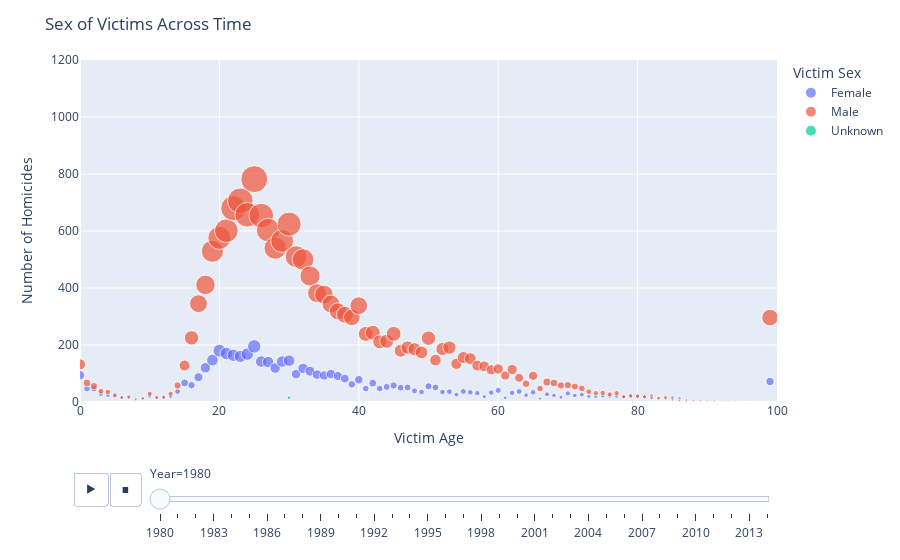

The notebook cell this image was saved under:
### Code cell
# Victim (Sex, Age, Race_Ethnicity) vs Crime Solved
df_victime_gender = df.groupby(['Victim Age', 'Victim Sex', 'Year']).count().reset_index()
fig=px.scatter(df_victime_gender, x="Victim Age", y="Record ID", animation_frame="Year", animation_group="Victim Age",
           size="Record ID", color="Victim Sex", hover_name="Record ID",
           log_x=False, size_max=20, range_x=[0,100], range_y=[0,1200])
fig.update_yaxes(title_text='Number of Homicides')
fig.update_layout(
    title="Sex of Victims Across Time")
fig.show()

### Figure 1 — Plotly figure (JSON) as saved in the notebook; plotly's stock layout.template omitted (floating-point values rounded to 4 significant figures)
{"data": [{"hovertemplate": "<b>%{hovertext}</b><br><br>Victim Sex=Female<br>Year=1980<br>Victim Age=%{x}<br>Record ID=%{marker.size}<extra></extra>", "hovertext": [94, 47, 47, 28, 24, 26, 15, 14, 11, 14, 21, 15, 19, 20, 37, 67, 59, 87, 120, 147, 180, 170, 164, 160, 168, 195, 142, 140, 119, 142, 145, 98, 118, 108, 96, 93, 98, 91, 82, 62, 78, 47, 66, 47, 53, 58, 50, 51, 39, 35, 55, 51, 35, 36, 26, 37, 34, 31, 19, 33, 41, 15, 32, 37, 24, 34, 12, 27, 23, 17, 30, 23, 26, 20, 19, 22, 21, 21, 20, 18, 18, 18, 21, 11, 11, 15, 13, 6, 2, 2, 7, 6, 3, 4, 3, 1, 72], "ids": [0, 1, 2, 3, 4, 5, 6, 7, 8, 9, 10, 11, 12, 13, 14, 15, 16, 17, 18, 19, 20, 21, 22, 23, 24, 25, 26, 27, 28, 29, 30, 31, 32, 33, 34, 35, 36, 37, 38, 39, 40, 41, 42, 43, 44, 45, 46, 47, 48, 49, 50, 51, 52, 53, 54, 55, 56, 57, 58, 59, 60, 61, 62, 63, 64, 65, 66, 67, 68, 69, 70, 71, 72, 73, 74, 75, 76, 77, 78, 79, 80, 81, 82, 83, 84, 85, 86, 87, 88, 89, 90, 91, 92, 93, 94, 97, 99], "legendgroup": "Female", "marker": {"color": "#636efa", "size": [94, 47, 47, 28, 24, 26, 15, 14, 11, 14, 21, 15, 19, 20, 37, 67, 59, 87, 120, 147, 180, 170, 164, 160, 168, 195, 142, 140, 119, 142, 145, 98, 118, 108, 96, 93, 98, 91, 82, 62, 78, 47, 66, 47, 53, 58, 50, 51, 39, 35, 55, 51, 35, 36, 26, 37, 34, 31, 19, 33, 41, 15, 32, 37, 24, 34, 12, 27, 23, 17, 30, 23, 26, 20, 19, 22, 21, 21, 20, 18, 18, 18, 21, 11, 11, 15, 13, 6, 2, 2, 7, 6, 3, 4, 3, 1, 72], "sizemode": "area", "sizeref": 2.147, "symbol": "circle"}, "mode": "markers", "name": "Female", "orientation": "v", "showlegend": true, "type": "scatter", "x": [0, 1, 2, 3, 4, 5, 6, 7, 8, 9, 10, 11, 12, 13, 14, 15, 16, 17, 18, 19, 20, 21, 22, 23, 24, 25, 26, 27, 28, 29, 30, 31, 32, 33, 34, 35, 36, 37, 38, 39, 40, 41, 42, 43, 44, 45, 46, 47, 48, 49, 50, 51, 52, 53, 54, 55, 56, 57, 58, 59, 60, 61, 62, 63, 64, 65, 66, 67, 68, 69, 70, 71, 72, 73, 74, 75, 76, 77, 78, 79, 80, 81, 82, 83, 84, 85, 86, 87, 88, 89, 90, 91, 92, 93, 94, 97, 99], "xaxis": "x", "y": [94, 47, 47, 28, 24, 26, 15, 14, 11, 14, 21, 15, 19, 20, 37, 67, 59, 87, 120, 147, 180, 170, 164, 160, 168, 195, 142, 140, 119, 142, 145, 98, 118, 108, 96, 93, 98, 91, 82, 62, 78, 47, 66, 47, 53, 58, 50, 51, 39, 35, 55, 51, 35, 36, 26, 37, 34, 31, 19, 33, 41, 15, 32, 37, 24, 34, 12, 27, 23, 17, 30, 23, 26, 20, 19, 22, 21, 21, 20, 18, 18, 18, 21, 11, 11, 15, 13, 6, 2, 2, 7, 6, 3, 4, 3, 1, 72], "yaxis": "y"}, {"hovertemplate": "<b>%{hovertext}</b><br><br>Victim Sex=Male<br>Year=1980<br>Victim Age=%{x}<br>Record ID=%{marker.size}<extra></extra>", "hovertext": [132, 67, 56, 38, 35, 22, 16, 18, 8, 12, 29, 16, 16, 29, 58, 128, 225, 345, 411, 529, 576, 601, 680, 706, 657, 782, 654, 603, 540, 565, 624, 510, 500, 442, 382, 377, 344, 318, 306, 297, 338, 239, 243, 211, 213, 239, 180, 191, 185, 174, 224, 147, 186, 191, 134, 156, 152, 128, 125, 113, 116, 93, 114, 85, 64, 92, 47, 70, 67, 58, 59, 54, 48, 36, 31, 32, 27, 31, 18, 22, 21, 18, 14, 14, 16, 8, 6, 7, 5, 5, 4, 3, 1, 2, 3, 2, 1, 296], "ids": [0, 1, 2, 3, 4, 5, 6, 7, 8, 9, 10, 11, 12, 13, 14, 15, 16, 17, 18, 19, 20, 21, 22, 23, 24, 25, 26, 27, 28, 29, 30, 31, 32, 33, 34, 35, 36, 37, 38, 39, 40, 41, 42, 43, 44, 45, 46, 47, 48, 49, 50, 51, 52, 53, 54, 55, 56, 57, 58, 59, 60, 61, 62, 63, 64, 65, 66, 67, 68, 69, 70, 71, 72, 73, 74, 75, 76, 77, 78, 79, 80, 81, 82, 83, 84, 85, 86, 87, 88, 89, 90, 91, 92, 93, 94, 95, 98, 99], "legendgroup": "Male", "marker": {"color": "#EF553B", "size": [132, 67, 56, 38, 35, 22, 16, 18, 8, 12, 29, 16, 16, 29, 58, 128, 225, 345, 411, 529, 576, 601, 680, 706, 657, 782, 654, 603, 540, 565, 624, 510, 500, 442, 382, 377, 344, 318, 306, 297, 338, 239, 243, 211, 213, 239, 180, 191, 185, 174, 224, 147, 186, 191, 134, 156, 152, 128, 125, 113, 116, 93, 114, 85, 64, 92, 47, 70, 67, 58, 59, 54, 48, 36, 31, 32, 27, 31, 18, 22, 21, 18, 14, 14, 16, 8, 6, 7, 5, 5, 4, 3, 1, 2, 3, 2, 1, 296], "sizemode": "area", "sizeref": 2.147, "symbol": "circle"}, "mode": "markers", "name": "Male", "orientation": "v", "showlegend": true, "type": "scatter", "x": [0, 1, 2, 3, 4, 5, 6, 7, 8, 9, 10, 11, 12, 13, 14, 15, 16, 17, 18, 19, 20, 21, 22, 23, 24, 25, 26, 27, 28, 29, 30, 31, 32, 33, 34, 35, 36, 37, 38, 39, 40, 41, 42, 43, 44, 45, 46, 47, 48, 49, 50, 51, 52, 53, 54, 55, 56, 57, 58, 59, 60, 61, 62, 63, 64, 65, 66, 67, 68, 69, 70, 71, 72, 73, 74, 75, 76, 77, 78, 79, 80, 81, 82, 83, 84, 85, 86, 87, 88, 89, 90, 91, 92, 93, 94, 95, 98, 99], "xaxis": "x", "y": [132, 67, 56, 38, 35, 22, 16, 18, 8, 12, 29, 16, 16, 29, 58, 128, 225, 345, 411, 529, 576, 601, 680, 706, 657, 782, 654, 603, 540, 565, 624, 510, 500, 442, 382, 377, 344, 318, 306, 297, 338, 239, 243, 211, 213, 239, 180, 191, 185, 174, 224, 147, 186, 191, 134, 156, 152, 128, 125, 113, 116, 93, 114, 85, 64, 92, 47, 70, 67, 58, 59, 54, 48, 36, 31, 32, 27, 31, 18, 22, 21, 18, 14, 14, 16, 8, 6, 7, 5, 5, 4, 3, 1, 2, 3, 2, 1, 296], "yaxis": "y"}, {"hovertemplate": "<b>%{hovertext}</b><br><br>Victim Sex=Unknown<br>Year=1980<br>Victim Age=%{x}<br>Record ID=%{marker.size}<extra></extra>", "hovertext": [1, 1, 1, 15, 1], "ids": [0, 1, 18, 30, 48], "legendgroup": "Unknown", "marker": {"color": "#00cc96", "size": [1, 1, 1, 15, 1], "sizemode": "area", "sizeref": 2.147, "symbol": "circle"}, "mode": "markers", "name": "Unknown", "orientation": "v", "showlegend": true, "type": "scatter", "x": [0, 1, 18, 30, 48], "xaxis": "x", "y": [1, 1, 1, 15, 1], "yaxis": "y"}], "layout": {"legend": {"itemsizing": "constant", "title": {"text": "Victim Sex"}, "tracegroupgap": 0}, "margin": {"t": 60}, "sliders": [{"active": 0, "currentvalue": {"prefix": "Year="}, "len": 0.9, "pad": {"b": 10, "t": 60}, "steps": [{"args": [["1980"], {"frame": {"duration": 0, "redraw": false}, "fromcurrent": true, "mode": "immediate", "transition": {"duration": 0, "easing": "linear"}}], "label": "1980", "method": "animate"}, {"args": [["1981"], {"frame": {"duration": 0, "redraw": false}, "fromcurrent": true, "mode": "immediate", "transition": {"duration": 0, "easing": "linear"}}], "label": "1981", "method": "animate"}, {"args": [["1982"], {"frame": {"duration": 0, "redraw": false}, "fromcurrent": true, "mode": "immediate", "transition": {"duration": 0, "easing": "linear"}}], "label": "1982", "method": "animate"}, {"args": [["1983"], {"frame": {"duration": 0, "redraw": false}, "fromcurrent": true, "mode": "immediate", "transition": {"duration": 0, "easing": "linear"}}], "label": "1983", "method": "animate"}, {"args": [["1984"], {"frame": {"duration": 0, "redraw": false}, "fromcurrent": true, "mode": "immediate", "transition": {"duration": 0, "easing": "linear"}}], "label": "1984", "method": "animate"}, {"args": [["1985"], {"frame": {"duration": 0, "redraw": false}, "fromcurrent": true, "mode": "immediate", "transition": {"duration": 0, "easing": "linear"}}], "label": "1985", "method": "animate"}, {"args": [["1986"], {"frame": {"duration": 0, "redraw": false}, "fromcurrent": true, "mode": "immediate", "transition": {"duration": 0, "easing": "linear"}}], "label": "1986", "method": "animate"}, {"args": [["1987"], {"frame": {"duration": 0, "redraw": false}, "fromcurrent": true, "mode": "immediate", "transition": {"duration": 0, "easing": "linear"}}], "label": "1987", "method": "animate"}, {"args": [["1988"], {"frame": {"duration": 0, "redraw": false}, "fromcurrent": true, "mode": "immediate", "transition": {"duration": 0, "easing": "linear"}}], "label": "1988", "method": "animate"}, {"args": [["1989"], {"frame": {"duration": 0, "redraw": false}, "fromcurrent": true, "mode": "immediate", "transition": {"duration": 0, "easing": "linear"}}], "label": "1989", "method": "animate"}, {"args": [["1990"], {"frame": {"duration": 0, "redraw": false}, "fromcurrent": true, "mode": "immediate", "transition": {"duration": 0, "easing": "linear"}}], "label": "1990", "method": "animate"}, {"args": [["1991"], {"frame": {"duration": 0, "redraw": false}, "fromcurrent": true, "mode": "immediate", "transition": {"duration": 0, "easing": "linear"}}], "label": "1991", "method": "animate"}, {"args": [["1992"], {"frame": {"duration": 0, "redraw": false}, "fromcurrent": true, "mode": "immediate", "transition": {"duration": 0, "easing": "linear"}}], "label": "1992", "method": "animate"}, {"args": [["1993"], {"frame": {"duration": 0, "redraw": false}, "fromcurrent": true, "mode": "immediate", "transition": {"duration": 0, "easing": "linear"}}], "label": "1993", "method": "animate"}, {"args": [["1994"], {"frame": {"duration": 0, "redraw": false}, "fromcurrent": true, "mode": "immediate", "transition": {"duration": 0, "easing": "linear"}}], "label": "1994", "method": "animate"}, {"args": [["1995"], {"frame": {"duration": 0, "redraw": false}, "fromcurrent": true, "mode": "immediate", "transition": {"duration": 0, "easing": "linear"}}], "label": "1995", "method": "animate"}, {"args": [["1996"], {"frame": {"duration": 0, "redraw": false}, "fromcurrent": true, "mode": "immediate", "transition": {"duration": 0, "easing": "linear"}}], "label": "1996", "method": "animate"}, {"args": [["1997"], {"frame": {"duration": 0, "redraw": false}, "fromcurrent": true, "mode": "immediate", "transition": {"duration": 0, "easing": "linear"}}], "label": "1997", "method": "animate"}, {"args": [["1998"], {"frame": {"duration": 0, "redraw": false}, "fromcurrent": true, "mode": "immediate", "transition": {"duration": 0, "easing": "linear"}}], "label": "1998", "method": "animate"}, {"args": [["1999"], {"frame": {"duration": 0, "redraw": false}, "fromcurrent": true, "mode": "immediate", "transition": {"duration": 0, "easing": "linear"}}], "label": "1999", "method": "animate"}, {"args": [["2000"], {"frame": {"duration": 0, "redraw": false}, "fromcurrent": true, "mode": "immediate", "transition": {"duration": 0, "easing": "linear"}}], "label": "2000", "method": "animate"}, {"args": [["2001"], {"frame": {"duration": 0, "redraw": false}, "fromcurrent": true, "mode": "immediate", "transition": {"duration": 0, "easing": "linear"}}], "label": "2001", "method": "animate"}, {"args": [["2002"], {"frame": {"duration": 0, "redraw": false}, "fromcurrent": true, "mode": "immediate", "transition": {"duration": 0, "easing": "linear"}}], "label": "2002", "method": "animate"}, {"args": [["2003"], {"frame": {"duration": 0, "redraw": false}, "fromcurrent": true, "mode": "immediate", "transition": {"duration": 0, "easing": "linear"}}], "label": "2003", "method": "animate"}, {"args": [["2004"], {"frame": {"duration": 0, "redraw": false}, "fromcurrent": true, "mode": "immediate", "transition": {"duration": 0, "easing": "linear"}}], "label": "2004", "method": "animate"}, {"args": [["2005"], {"frame": {"duration": 0, "redraw": false}, "fromcurrent": true, "mode": "immediate", "transition": {"duration": 0, "easing": "linear"}}], "label": "2005", "method": "animate"}, {"args": [["2006"], {"frame": {"duration": 0, "redraw": false}, "fromcurrent": true, "mode": "immediate", "transition": {"duration": 0, "easing": "linear"}}], "label": "2006", "method": "animate"}, {"args": [["2007"], {"frame": {"duration": 0, "redraw": false}, "fromcurrent": true, "mode": "immediate", "transition": {"duration": 0, "easing": "linear"}}], "label": "2007", "method": "animate"}, {"args": [["2008"], {"frame": {"duration": 0, "redraw": false}, "fromcurrent": true, "mode": "immediate", "transition": {"duration": 0, "easing": "linear"}}], "label": "2008", "method": "animate"}, {"args": [["2009"], {"frame": {"duration": 0, "redraw": false}, "fromcurrent": true, "mode": "immediate", "transition": {"duration": 0, "easing": "linear"}}], "label": "2009", "method": "animate"}, {"args": [["2010"], {"frame": {"duration": 0, "redraw": false}, "fromcurrent": true, "mode": "immediate", "transition": {"duration": 0, "easing": "linear"}}], "label": "2010", "method": "animate"}, {"args": [["2011"], {"frame": {"duration": 0, "redraw": false}, "fromcurrent": true, "mode": "immediate", "transition": {"duration": 0, "easing": "linear"}}], "label": "2011", "method": "animate"}, {"args": [["2012"], {"frame": {"duration": 0, "redraw": false}, "fromcurrent": true, "mode": "immediate", "transition": {"duration": 0, "easing": "linear"}}], "label": "2012", "method": "animate"}, {"args": [["2013"], {"frame": {"duration": 0, "redraw": false}, "fromcurrent": true, "mode": "immediate", "transition": {"duration": 0, "easing": "linear"}}], "label": "2013", "method": "animate"}, {"args": [["2014"], {"frame": {"duration": 0, "redraw": false}, "fromcurrent": true, "mode": "immediate", "transition": {"duration": 0, "easing": "linear"}}], "label": "2014", "method": "animate"}], "x": 0.1, "xanchor": "left", "y": 0, "yanchor": "top"}], "title": {"text": "Sex of Victims Across Time"}, "updatemenus": [{"buttons": [{"args": [null, {"frame": {"duration": 500, "redraw": false}, "fromcurrent": true, "mode": "immediate", "transition": {"duration": 500, "easing": "linear"}}], "label": "&#9654;", "method": "animate"}, {"args": [[null], {"frame": {"duration": 0, "redraw": false}, "fromcurrent": true, "mode": "immediate", "transition": {"duration": 0, "easing": "linear"}}], "label": "&#9724;", "method": "animate"}], "direction": "left", "pad": {"r": 10, "t": 70}, "showactive": false, "type": "buttons", "x": 0.1, "xanchor": "right", "y": 0, "yanchor": "top"}], "xaxis": {"anchor": "y", "domain": [0, 1], "range": [0, 100], "title": {"text": "Victim Age"}}, "yaxis": {"anchor": "x", "domain": [0, 1], "range": [0, 1200], "title": {"text": "Number of Homicides"}}}}
